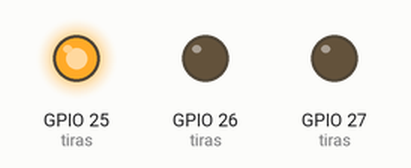
Simulated run of this sketch. Board: ESP32. On the bench: output pins drawn as LEDs (lit = HIGH). What the sketch prints to the serial monitor is not drawn.

Above: at 0.5 s.
At 1.0 s:
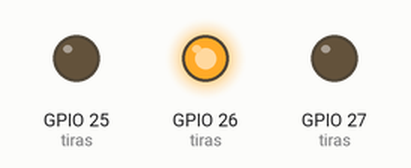
At 3.0 s:
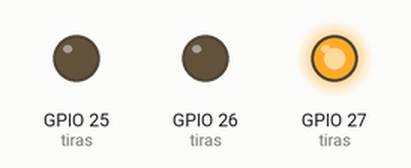
Timing chart, 0 to 3.8 s (numbered marks = the images above):
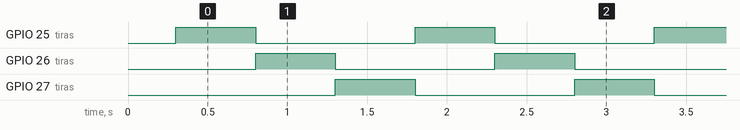

Measured:
- by itself, GPIO 25 (tiras), GPIO 26 (tiras), GPIO 27 (tiras): alternates HIGH for 0.50 s and LOW for 1.0 s
- by itself, everything shown: repeats every 1.5 s, in 4 steps

The sketch:

esyla.ino
```cpp
// Efecto "1, 2, 3" con 3 tiras LED azules
// ESP32 + IRF540 (uno por tira, con resistencia en el gate)
// Esta versión imprime por el Monitor Serie el motivo del último reinicio.

const int TIRA1 = 25;  // GPIO25 -> gate IRF540 tira 1
const int TIRA2 = 26;  // GPIO26 -> gate IRF540 tira 2
const int TIRA3 = 27;  // GPIO27 -> gate IRF540 tira 3

const int tiras[] = {TIRA1, TIRA2, TIRA3};
const int CANTIDAD = 3;

const unsigned long TIEMPO_ENCENDIDA = 500;  // ms que dura prendida cada tira

const char* motivoReinicio() {
  switch (esp_reset_reason()) {
    case ESP_RST_POWERON:  return "Encendido normal (power on)";
    case ESP_RST_SW:       return "Reinicio por software";
    case ESP_RST_PANIC:    return "Error del programa (panic / excepción)";
    case ESP_RST_INT_WDT:  return "Watchdog de interrupciones";
    case ESP_RST_TASK_WDT: return "Watchdog de tarea (el loop se colgó)";
    case ESP_RST_WDT:      return "Watchdog";
    case ESP_RST_BROWNOUT: return "BROWNOUT: cae la tensión de alimentación";
    default:               return "Otro motivo";
  }
}

void setup() {
  Serial.begin(115200);
  delay(300);
  Serial.print("Motivo del ultimo reinicio: ");
  Serial.println(motivoReinicio());

  for (int i = 0; i < CANTIDAD; i++) {
    pinMode(tiras[i], OUTPUT);
    digitalWrite(tiras[i], LOW);
  }
}

void loop() {
  for (int i = 0; i < CANTIDAD; i++) {
    digitalWrite(tiras[i], HIGH);   // prende la tira
    delay(TIEMPO_ENCENDIDA);
    digitalWrite(tiras[i], LOW);    // apaga la tira
  }
}
```
